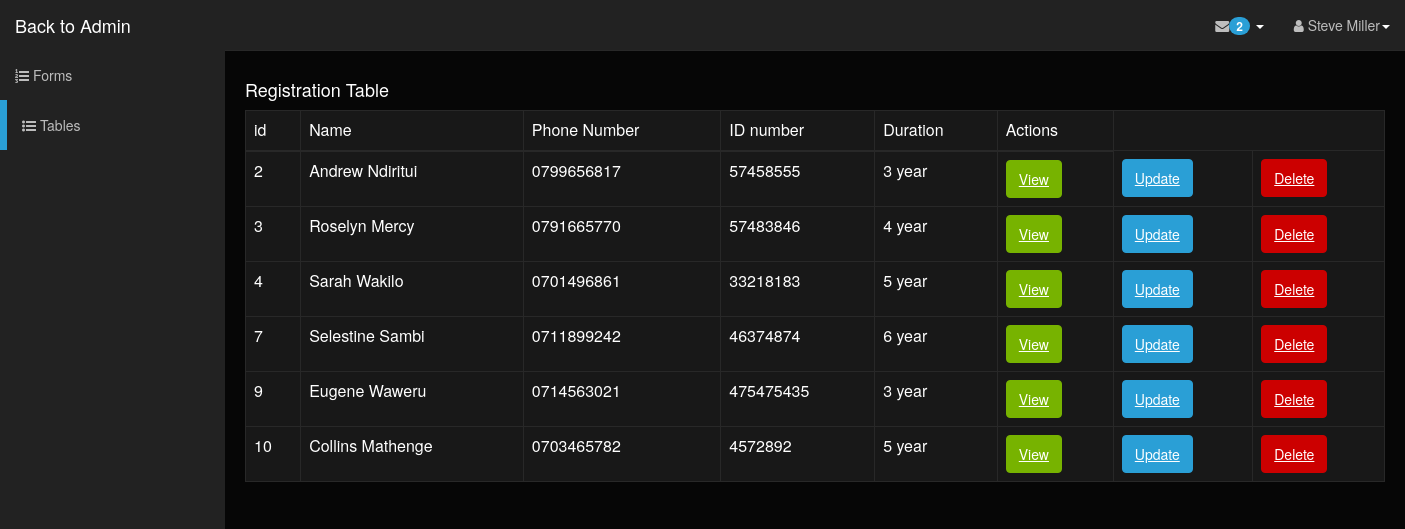
/register_records.php, run on the app's committed database.
### tables this page shows
CREATE TABLE `sign` (
  `id` int(11) NOT NULL,
  `name` varchar(100) NOT NULL,
  `phonenumber` varchar(100) NOT NULL,
  `idnumber` varchar(100) NOT NULL,
  `duration` varchar(6) NOT NULL
);

### register_records.php (the view, shortened to what this page needs)
<?php
include('admin/process_login.php');
?>
<html>
<head>
<link rel="stylesheet" href="bootstrap/css/bootstrap.css"/>
    <link rel="stylesheet" type="text/css" href="bootstrap/css/bootstrap.min.css" />
    <link rel="stylesheet" type="text/css" href="font-awesome/css/font-awesome.min.css" />
    <link rel="stylesheet" type="text/css" href="css/local.css" />
</head>
<body>
    <div id="wrapper">
	<nav class="navbar navbar-inverse navbar-fixed-top" role="navigation">
            <div class="navbar-header">
                <a class="navbar-brand" href="index.html">Back to Admin</a>
            </div>
            <div class="collapse navbar-collapse navbar-ex1-collapse">
                <ul class="nav navbar-nav side-nav">
                    <li><a href="forms.html"><i class="fa fa-list-ol"></i> Forms</a></li>
                    <li class="selected"><a href="tables.html"><i class="fa fa-list-ul"></i> Tables</a></li>
                </ul>
                <ul class="nav navbar-nav navbar-right navbar-user">
                    <li class="dropdown messages-dropdown">
                        <a href="#" class="dropdown-toggle" data-toggle="dropdown"><i class="fa fa-envelope"></i><span class="badge">2</span> <b class="caret"></b></a>
                            </li>
                        </ul>
                    <li class="dropdown user-dropdown">
                        <a href="#" class="dropdown-toggle" data-toggle="dropdown"><i class="fa fa-user"></i> Steve Miller<b class="caret"></b></a>
                    </li>
            </div>
    </nav>
		<div class="container">
			<div class="table-responsive">
				<h4>Registration Table</h4>
				<table class="table table-bordered">
					<thead>
						<tr>
							<td>id</td>
							<td>Name</td>
							<td>Phone Number</td>
							<td>ID number</td>
							<td>Duration</td>
							<td>Actions</td>
						</tr>
					</thead>
					<tbody>
						<?php
							$select="SELECT * FROM sign";
							$select_query=mysqli_query($conn,$select);
							while($row=mysqli_fetch_array($select_query)){
						?>
						<tr>
							<td><?php echo $row['id']?></td>
							<td><?php echo $row['name']?></td>
							<td><?php echo $row['phonenumber']?></td>
							<td><?php echo $row['idnumber']?></td>
							<td><?php echo $row['duration']?></td>
							<?php echo "<td> <a href='view-register.php?id=".$row['id']."' class='btn btn-success'>View</a></td>"?>
							<?php echo "<td> <a href='update-register.php?id=".$row['id']."' class='btn btn-primary'>Update</a></td>"?>
							<?php echo "<td> <a href='delete-register.php?id=".$row['id']."' class='btn btn-danger'>Delete</a></td>"?>
						</tr>
						<?php
						}
						?>
					</tbody>
                </table>
			</div>
		</div>
	</div>
</body>
</html>

### data on the page
sign: id "2", name "Andrew Ndiritui", phonenumber "0799656817", idnumber "57458555", duration "3 year"
sign: id "3", name "Roselyn Mercy", phonenumber "0791665770", idnumber "57483846", duration "4 year"
sign: id "4", name "Sarah Wakilo", phonenumber "0701496861", idnumber "33218183", duration "5 year"
sign: id "7", name "Selestine Sambi", phonenumber "0711899242", idnumber "46374874", duration "6 year"
sign: id "9", name "Eugene Waweru", phonenumber "0714563021", idnumber "475475435", duration "3 year"
sign: id "10", name "Collins Mathenge", phonenumber "0703465782", idnumber "4572892", duration "5 year"
